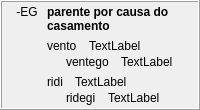
            <widget class="QFrame" name="frame_28">
             <property name="frameShape">
              <enum>QFrame::Box</enum>
             </property>
             <property name="frameShadow">
              <enum>QFrame::Raised</enum>
             </property>
             <layout class="QHBoxLayout" name="horizontalLayout_20">
              <property name="topMargin">
               <number>3</number>
              </property>
              <property name="bottomMargin">
               <number>3</number>
              </property>
              <item>
               <widget class="QLabel" name="label_356">
                <property name="sizePolicy">
                 <sizepolicy hsizetype="Maximum" vsizetype="Preferred">
                  <horstretch>0</horstretch>
                  <verstretch>0</verstretch>
                 </sizepolicy>
                </property>
                <property name="text">
                 <string> -EG </string>
                </property>
                <property name="alignment">
                 <set>Qt::AlignHCenter|Qt::AlignTop</set>
                </property>
                <property name="tipo" stdset="0">
                 <string>afikso</string>
                </property>
               </widget>
              </item>
              <item>
               <layout class="QVBoxLayout" name="verticalLayout_378">
                <item>
                 <widget class="QLabel" name="Lec08_Label644">
                  <property name="styleSheet">
                   <string notr="true">font-weight: bold;</string>
                  </property>
                  <property name="text">
                   <string>parente por causa do casamento</string>
                  </property>
                  <property name="wordWrap">
                   <bool>true</bool>
                  </property>
                 </widget>
                </item>
                <item>
                 <layout class="QVBoxLayout" name="verticalLayout_29">
                  <item>
                   <layout class="QVBoxLayout" name="verticalLayout_379">
                    <property name="spacing">
                     <number>2</number>
                    </property>
                    <item>
                     <layout class="QHBoxLayout" name="horizontalLayout_620">
                      <property name="spacing">
                       <number>12</number>
                      </property>
                      <item>
                       <widget class="neklakebla_nova" name="Lec08_Button623">
                        <property name="text">
                         <string>vento</string>
                        </property>
                        <property name="wordWrap">
                         <bool>true</bool>
                        </property>
                       </widget>
                      </item>
                      <item>
                       <widget class="QLabel" name="Lec08_Label645">
                        <property name="sizePolicy">
                         <sizepolicy hsizetype="Expanding" vsizetype="Preferred">
                          <horstretch>0</horstretch>
                          <verstretch>0</verstretch>
                         </sizepolicy>
                        </property>
                        <property name="text">
                         <string>TextLabel</string>
                        </property>
                        <property name="wordWrap">
                         <bool>true</bool>
                        </property>
                       </widget>
                      </item>
                     </layout>
                    </item>
                    <item>
                     <layout class="QHBoxLayout" name="horizontalLayout_621">
                      <property name="spacing">
                       <number>12</number>
                      </property>
                      <item>
                       <widget class="label_sago_reversa" name="label_404">
                        <property name="sizePolicy">
                         <sizepolicy hsizetype="Maximum" vsizetype="Preferred">
                          <horstretch>0</horstretch>
                          <verstretch>0</verstretch>
                         </sizepolicy>
                        </property>
                        <property name="text">
                         <string/>
                        </property>
                        <property name="pixmap">
                         <pixmap resource="../resources/ikonoj.qrc">:/ikonoj/sago_revena.png</pixmap>
                        </property>
                       </widget>
                      </item>
                      <item>
                       <widget class="neklakebla_nova" name="Lec08_Button624">
                        <property name="text">
                         <string>ventego</string>
                        </property>
                        <property name="wordWrap">
                         <bool>true</bool>
                        </property>
                       </widget>
                      </item>
                      <item>
                       <widget class="QLabel" name="Lec08_Label646">
                        <property name="sizePolicy">
                         <sizepolicy hsizetype="Expanding" vsizetype="Preferred">
                          <horstretch>0</horstretch>
                          <verstretch>0</verstretch>
                         </sizepolicy>
                        </property>
                        <property name="text">
                         <string>TextLabel</string>
                        </property>
                        <property name="wordWrap">
                         <bool>true</bool>
                        </property>
                       </widget>
                      </item>
                     </layout>
                    </item>
                   </layout>
                  </item>
                 </layout>
                </item>
                <item>
                 <layout class="QVBoxLayout" name="verticalLayout_380">
                  <property name="spacing">
                   <number>2</number>
                  </property>
                  <item>
                   <layout class="QHBoxLayout" name="horizontalLayout_622">
                    <property name="spacing">
                     <number>12</number>
                    </property>
                    <item>
                     <widget class="neklakebla_nova" name="Lec08_Button47">
                      <property name="text">
                       <string>ridi</string>
                      </property>
                      <property name="wordWrap">
                       <bool>true</bool>
                      </property>
                     </widget>
                    </item>
                    <item>
                     <widget class="QLabel" name="Lec08_Label56">
                      <property name="sizePolicy">
                       <sizepolicy hsizetype="Expanding" vsizetype="Preferred">
                        <horstretch>0</horstretch>
                        <verstretch>0</verstretch>
                       </sizepolicy>
                      </property>
                      <property name="text">
                       <string>TextLabel</string>
                      </property>
                      <property name="wordWrap">
                       <bool>true</bool>
                      </property>
                     </widget>
                    </item>
                   </layout>
                  </item>
                  <item>
                   <layout class="QHBoxLayout" name="horizontalLayout_623">
                    <property name="spacing">
                     <number>12</number>
                    </property>
                    <item>
                     <widget class="label_sago_reversa" name="label_405">
                      <property name="sizePolicy">
                       <sizepolicy hsizetype="Maximum" vsizetype="Preferred">
                        <horstretch>0</horstretch>
                        <verstretch>0</verstretch>
                       </sizepolicy>
                      </property>
                      <property name="text">
                       <string/>
                      </property>
                      <property name="pixmap">
                       <pixmap resource="../resources/ikonoj.qrc">:/ikonoj/sago_revena.png</pixmap>
                      </property>
                     </widget>
                    </item>
                    <item>
                     <widget class="neklakebla_nova" name="Lec08_Button48">
                      <property name="text">
                       <string>ridegi</string>
                      </property>
                      <property name="wordWrap">
                       <bool>true</bool>
                      </property>
                     </widget>
                    </item>
                    <item>
                     <widget class="QLabel" name="Lec08_Label57">
                      <property name="sizePolicy">
                       <sizepolicy hsizetype="Expanding" vsizetype="Preferred">
                        <horstretch>0</horstretch>
                        <verstretch>0</verstretch>
                       </sizepolicy>
                      </property>
                      <property name="text">
                       <string>TextLabel</string>
                      </property>
                      <property name="wordWrap">
                       <bool>true</bool>
                      </property>
                     </widget>
                    </item>
                   </layout>
                  </item>
                 </layout>
                </item>
               </layout>
              </item>
             </layout>
            </widget>
